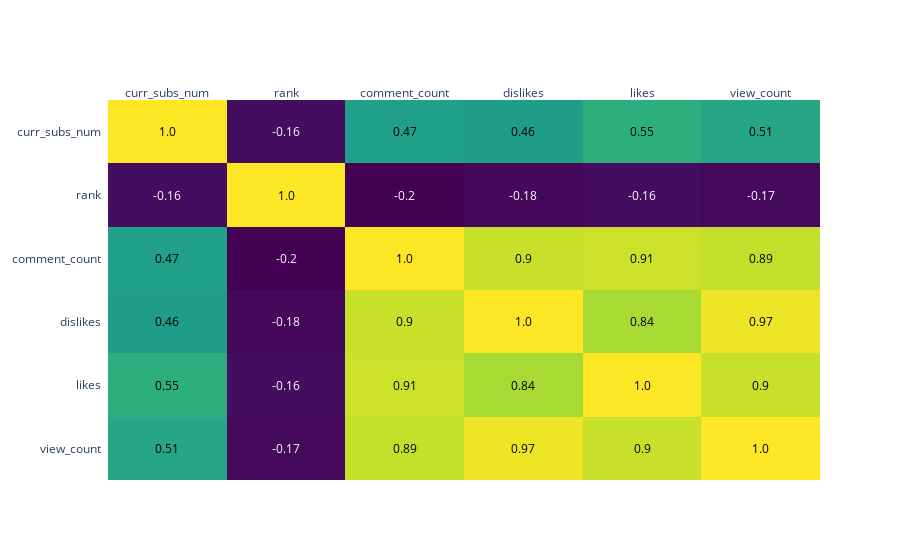

The notebook cell this image was saved under:
### Code cell
import plotly.figure_factory as ff

temp = df[df['trending_date'] == '2020-07-08 20:00:00+00:00']
temp = temp[['view_count', 'likes', 'dislikes', 'comment_count', 'rank', 'curr_subs_num']].corr()
curr_cols = list(temp.columns)
temp = temp[curr_cols[::-1]]
temp = np.around(temp, 2)

x = list(temp.columns)
y = list(temp.index)
z_text = np.array(temp.values)
z = np.array(temp.values)

fig = ff.create_annotated_heatmap(z, x=x, y=y, annotation_text=z_text, colorscale='viridis')
fig

### Figure 1 — Plotly figure (JSON) as saved in the notebook; plotly's stock layout.template omitted (floating-point values rounded to 4 significant figures)
{"data": [{"colorscale": [[0, "#440154"], [0.1111, "#482878"], [0.2222, "#3e4989"], [0.3333, "#31688e"], [0.4444, "#26828e"], [0.5556, "#1f9e89"], [0.6667, "#35b779"], [0.7778, "#6ece58"], [0.8889, "#b5de2b"], [1, "#fde725"]], "reversescale": false, "showscale": false, "type": "heatmap", "x": ["curr_subs_num", "rank", "comment_count", "dislikes", "likes", "view_count"], "y": ["view_count", "likes", "dislikes", "comment_count", "rank", "curr_subs_num"], "z": [[0.51, -0.17, 0.89, 0.97, 0.9, 1], [0.55, -0.16, 0.91, 0.84, 1, 0.9], [0.46, -0.18, 0.9, 1, 0.84, 0.97], [0.47, -0.2, 1, 0.9, 0.91, 0.89], [-0.16, 1, -0.2, -0.18, -0.16, -0.17], [1, -0.16, 0.47, 0.46, 0.55, 0.51]]}], "layout": {"annotations": [{"font": {"color": "#000000"}, "showarrow": false, "text": "0.51", "x": "curr_subs_num", "xref": "x", "y": "view_count", "yref": "y"}, {"font": {"color": "#FFFFFF"}, "showarrow": false, "text": "-0.17", "x": "rank", "xref": "x", "y": "view_count", "yref": "y"}, {"font": {"color": "#000000"}, "showarrow": false, "text": "0.89", "x": "comment_count", "xref": "x", "y": "view_count", "yref": "y"}, {"font": {"color": "#000000"}, "showarrow": false, "text": "0.97", "x": "dislikes", "xref": "x", "y": "view_count", "yref": "y"}, {"font": {"color": "#000000"}, "showarrow": false, "text": "0.9", "x": "likes", "xref": "x", "y": "view_count", "yref": "y"}, {"font": {"color": "#000000"}, "showarrow": false, "text": "1.0", "x": "view_count", "xref": "x", "y": "view_count", "yref": "y"}, {"font": {"color": "#000000"}, "showarrow": false, "text": "0.55", "x": "curr_subs_num", "xref": "x", "y": "likes", "yref": "y"}, {"font": {"color": "#FFFFFF"}, "showarrow": false, "text": "-0.16", "x": "rank", "xref": "x", "y": "likes", "yref": "y"}, {"font": {"color": "#000000"}, "showarrow": false, "text": "0.91", "x": "comment_count", "xref": "x", "y": "likes", "yref": "y"}, {"font": {"color": "#000000"}, "showarrow": false, "text": "0.84", "x": "dislikes", "xref": "x", "y": "likes", "yref": "y"}, {"font": {"color": "#000000"}, "showarrow": false, "text": "1.0", "x": "likes", "xref": "x", "y": "likes", "yref": "y"}, {"font": {"color": "#000000"}, "showarrow": false, "text": "0.9", "x": "view_count", "xref": "x", "y": "likes", "yref": "y"}, {"font": {"color": "#000000"}, "showarrow": false, "text": "0.46", "x": "curr_subs_num", "xref": "x", "y": "dislikes", "yref": "y"}, {"font": {"color": "#FFFFFF"}, "showarrow": false, "text": "-0.18", "x": "rank", "xref": "x", "y": "dislikes", "yref": "y"}, {"font": {"color": "#000000"}, "showarrow": false, "text": "0.9", "x": "comment_count", "xref": "x", "y": "dislikes", "yref": "y"}, {"font": {"color": "#000000"}, "showarrow": false, "text": "1.0", "x": "dislikes", "xref": "x", "y": "dislikes", "yref": "y"}, {"font": {"color": "#000000"}, "showarrow": false, "text": "0.84", "x": "likes", "xref": "x", "y": "dislikes", "yref": "y"}, {"font": {"color": "#000000"}, "showarrow": false, "text": "0.97", "x": "view_count", "xref": "x", "y": "dislikes", "yref": "y"}, {"font": {"color": "#000000"}, "showarrow": false, "text": "0.47", "x": "curr_subs_num", "xref": "x", "y": "comment_count", "yref": "y"}, {"font": {"color": "#FFFFFF"}, "showarrow": false, "text": "-0.2", "x": "rank", "xref": "x", "y": "comment_count", "yref": "y"}, {"font": {"color": "#000000"}, "showarrow": false, "text": "1.0", "x": "comment_count", "xref": "x", "y": "comment_count", "yref": "y"}, {"font": {"color": "#000000"}, "showarrow": false, "text": "0.9", "x": "dislikes", "xref": "x", "y": "comment_count", "yref": "y"}, {"font": {"color": "#000000"}, "showarrow": false, "text": "0.91", "x": "likes", "xref": "x", "y": "comment_count", "yref": "y"}, {"font": {"color": "#000000"}, "showarrow": false, "text": "0.89", "x": "view_count", "xref": "x", "y": "comment_count", "yref": "y"}, {"font": {"color": "#FFFFFF"}, "showarrow": false, "text": "-0.16", "x": "curr_subs_num", "xref": "x", "y": "rank", "yref": "y"}, {"font": {"color": "#000000"}, "showarrow": false, "text": "1.0", "x": "rank", "xref": "x", "y": "rank", "yref": "y"}, {"font": {"color": "#FFFFFF"}, "showarrow": false, "text": "-0.2", "x": "comment_count", "xref": "x", "y": "rank", "yref": "y"}, {"font": {"color": "#FFFFFF"}, "showarrow": false, "text": "-0.18", "x": "dislikes", "xref": "x", "y": "rank", "yref": "y"}, {"font": {"color": "#FFFFFF"}, "showarrow": false, "text": "-0.16", "x": "likes", "xref": "x", "y": "rank", "yref": "y"}, {"font": {"color": "#FFFFFF"}, "showarrow": false, "text": "-0.17", "x": "view_count", "xref": "x", "y": "rank", "yref": "y"}, {"font": {"color": "#000000"}, "showarrow": false, "text": "1.0", "x": "curr_subs_num", "xref": "x", "y": "curr_subs_num", "yref": "y"}, {"font": {"color": "#FFFFFF"}, "showarrow": false, "text": "-0.16", "x": "rank", "xref": "x", "y": "curr_subs_num", "yref": "y"}, {"font": {"color": "#000000"}, "showarrow": false, "text": "0.47", "x": "comment_count", "xref": "x", "y": "curr_subs_num", "yref": "y"}, {"font": {"color": "#000000"}, "showarrow": false, "text": "0.46", "x": "dislikes", "xref": "x", "y": "curr_subs_num", "yref": "y"}, {"font": {"color": "#000000"}, "showarrow": false, "text": "0.55", "x": "likes", "xref": "x", "y": "curr_subs_num", "yref": "y"}, {"font": {"color": "#000000"}, "showarrow": false, "text": "0.51", "x": "view_count", "xref": "x", "y": "curr_subs_num", "yref": "y"}], "xaxis": {"dtick": 1, "gridcolor": "rgb(0, 0, 0)", "side": "top", "ticks": ""}, "yaxis": {"dtick": 1, "ticks": "", "ticksuffix": "  "}}}
